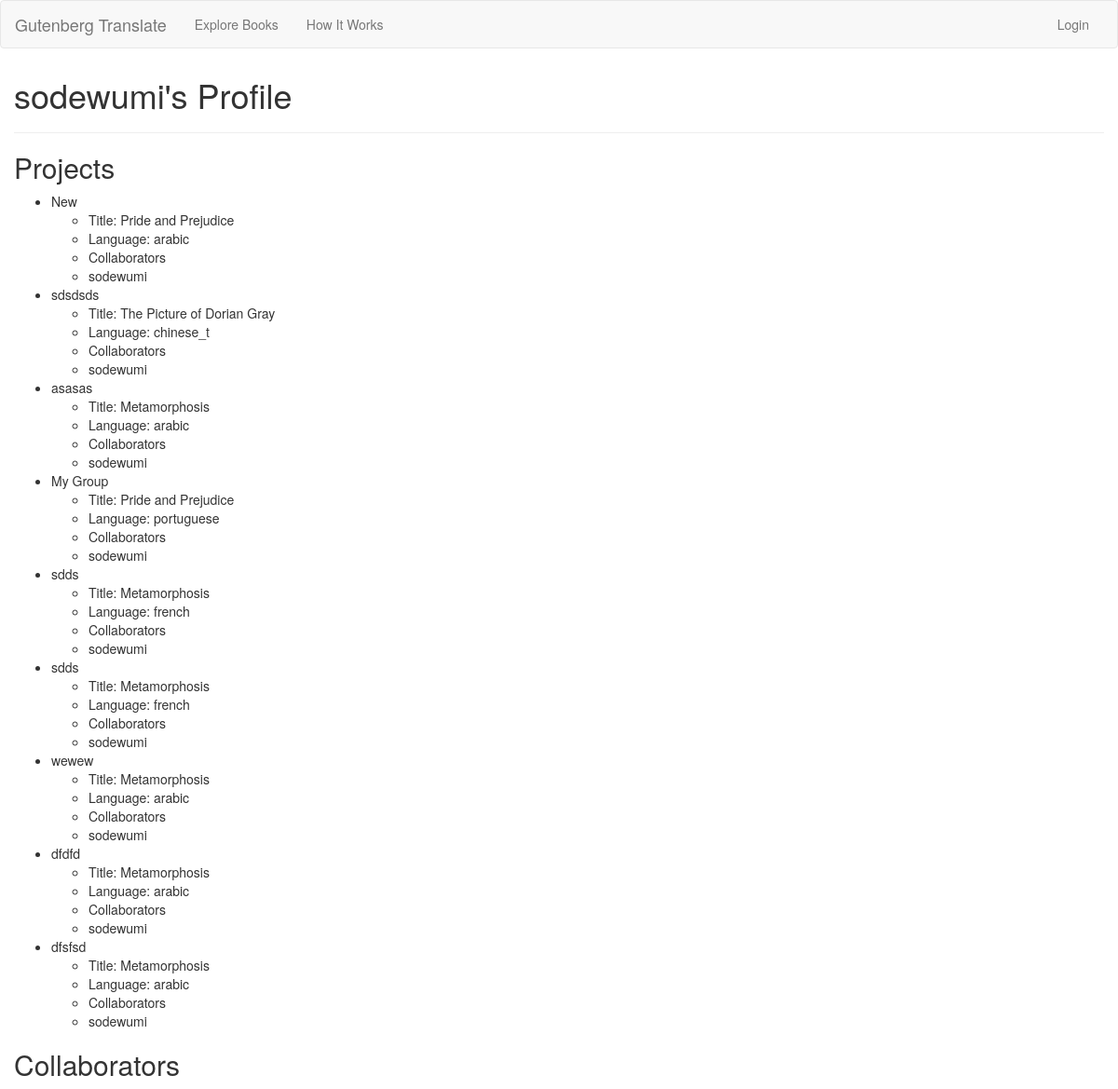
Before: /profile/1 with the older database file.
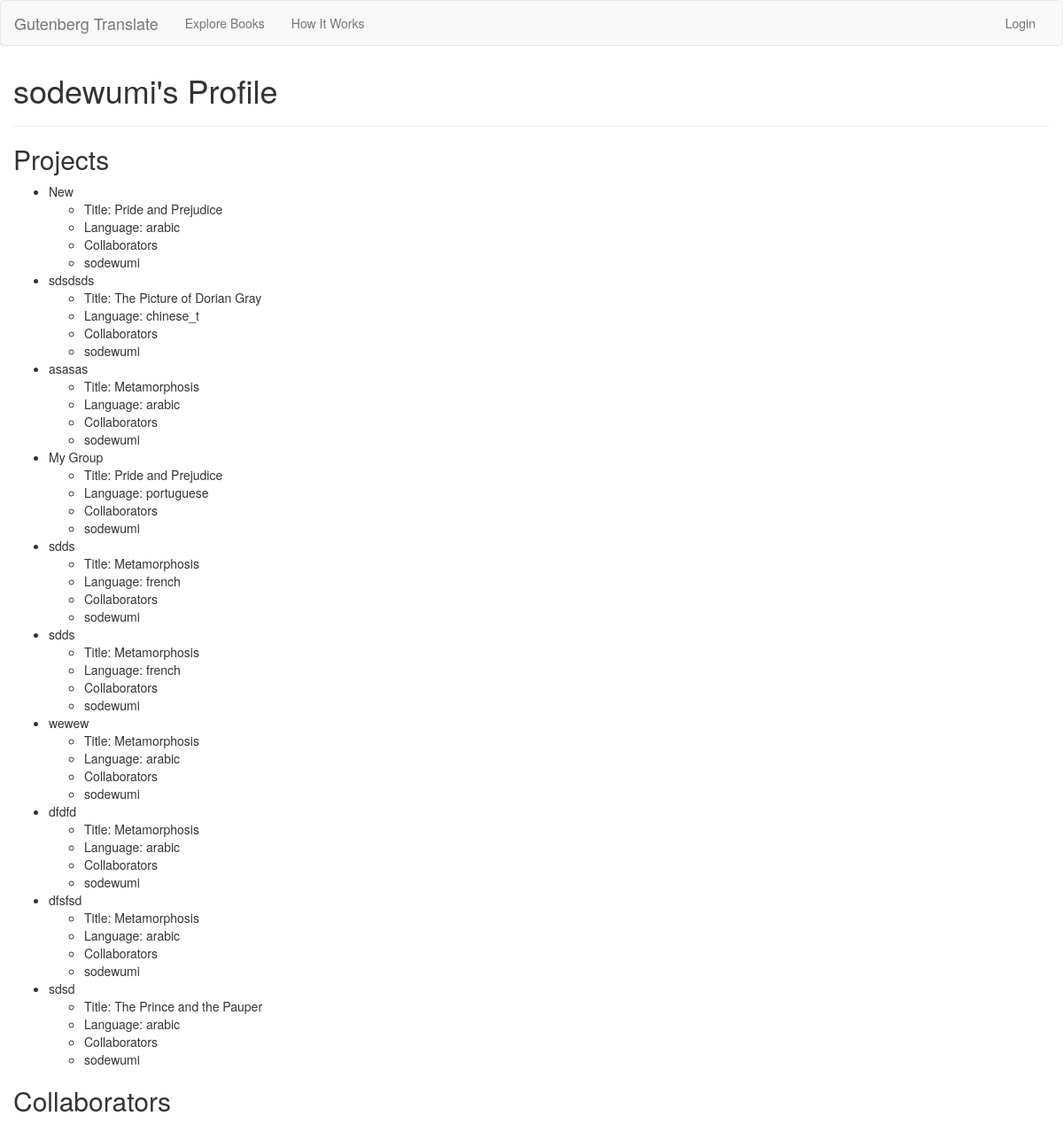
After: the same page with the newer database file.
### model.py (models this page shows, shortened)
class User(db.Model):
    __tablename__ = "users"
    user_id = db.Column(db.Integer, primary_key=True, autoincrement=True)
    email = db.Column(db.String(50), nullable=False, unique=True)
    password = db.Column(db.String(15), nullable=False)
    username = db.Column(db.String(15), nullable=False, unique=True)
    groups = db.relationship("Group", backref=db.backref("users"),
            secondary="usergroups")

class Group(db.Model):
    __tablename__ = "groups"
    group_id = db.Column(db.Integer, primary_key=True, autoincrement=True)
    group_name = db.Column(db.String(30), nullable=False)

class Book(db.Model):
    __tablename__ = "books"
    book_id = db.Column(db.Integer, primary_key=True, autoincrement=True)
    name = db.Column(db.String(50), nullable=False)
    author = db.Column(db.String(45))
    summary = db.Column(db.String())
    rating = db.Column(db.Integer)
    cover = db.Column(db.String())
    gutenberg_extraction_num = db.Column(db.String(10))
    isbn = db.Column(db.String(10))
    chapters = db.relationship("Chapter", backref="book")
    groups = db.relationship("Group", backref=db.backref("books"),
        secondary="bookgroups")

class BookGroup(db.Model):
    __tablename__ = "bookgroups"
    bookgroup_id = db.Column(db.Integer, primary_key=True, autoincrement=True)
    language = db.Column(db.String(15))
    group_id = db.Column(db.Integer, db.ForeignKey("groups.group_id"))
    book_id = db.Column(db.Integer, db.ForeignKey("books.book_id"))
    translations = db.relationship("Translation", backref="bookgroups")
    group = db.relationship("Group", backref=db.backref("bookgroups"))

### server.py (the view)
@app.route("/profile/<int:user_id>")
def display_profile(user_id):
    user_obj = User.query.get(user_id)
    user_groups_list = user_obj.groups
    group_ids_list = [group.group_id for group in user_groups_list]
    usergroups_list = UserGroup.query.filter(UserGroup.group_id.in_(group_ids_list))
    user_ids_list = [usergroup.user_id for usergroup in usergroups_list]
    all_collaborators = User.query.filter(User.user_id.in_(user_ids_list), User.user_id != user_obj.user_id)
    return render_template("profile.html", username=user_obj.username,
            user_groups_list=user_groups_list, all_collaborators=all_collaborators)

### templates/profile.html (shortened to what this page needs)
{% extends 'base.html' %}
{% block body %}
<h1>{{ username }}'s Profile</h1>
<hr>
<h2>Projects</h2>
    <ul>
        {% for group in user_groups_list %}
        <li>{{ group.group_name }}
            <ul>
                {% for book in group.books %}
                <li>Title: {{ book.name }}</li>
                {% endfor %}
            </ul>
            <ul>
                {% for bookgroup in group.bookgroups %}
                <li>Language: {{ bookgroup.language }}</li>
                {% endfor %}
            </ul>
            <ul>
                <li>Collaborators</li>
                {% for user in group.users %}
                <li>{{ user.username }}</li>
                {% endfor %}
            </ul>
        </li>
        {% endfor %}
    </ul>
    <h2>Collaborators</h2>
{% endblock %}

### templates/base.html (shortened to what this page needs)
<!DOCTYPE html>
<html class="full">
<head>
    <link rel="stylesheet" type="text/css" href="/static/bootstrap/css/bootstrap.css">
    <link rel="stylesheet" type="text/css" href="/static/css/style.css">
    <link rel="stylesheet" href="static/font-awesome/css/font-awesome.min.css">
</head>
<body>
    <nav class="navbar navbar-default">
      <div class="container-fluid">
        <div class="navbar-header">
          <a class="navbar-brand" href="/">Gutenberg Translate</a>
        </div>
        <div class="collapse navbar-collapse" id="bs-example-navbar-collapse-1">
          <ul class="nav navbar-nav">
            <li><a href="/explore">Explore Books</a></li>
            <li><a href="#">How It Works</a></li>
          </ul>
          <ul class="nav navbar-nav navbar-right">
            {% if session.get('login') %}
            <li class="dropdown">
                <a href="#" class="dropdown-toggle" data-toggle="dropdown" role="button" aria-expanded="false"> {{ session['login'][0] }} <span class="caret"></span></a>
              <ul class="dropdown-menu" role="menu">
                <li><a href="/profile/{{ session['login'][1] }}">Profile</a></li>
                <li class="divider"></li>
                <li><a href="/logout">Signout</a></li>
              </ul>
            </li>
            {% else %}
            <li><a href="/">Login</a></li>
            {% endif %}
          </ul>
        </div>
      </div>
    </nav>
    <div id="block" class="container-fluid">
        {% block body %}
        {% endblock %}
    </div>
</body>
</html>

### static/css/style.css (style rules this page uses)
.navbar { margin-bottom: 0px; }

Changed rows visible on the page:
added Group: group_name "sdsd", User (username "sodewumi")
now on this page (row unchanged): Book: name "The Prince and the Pauper", shown under "sdsd"
added BookGroup: language "arabic", shown under "sdsd"
